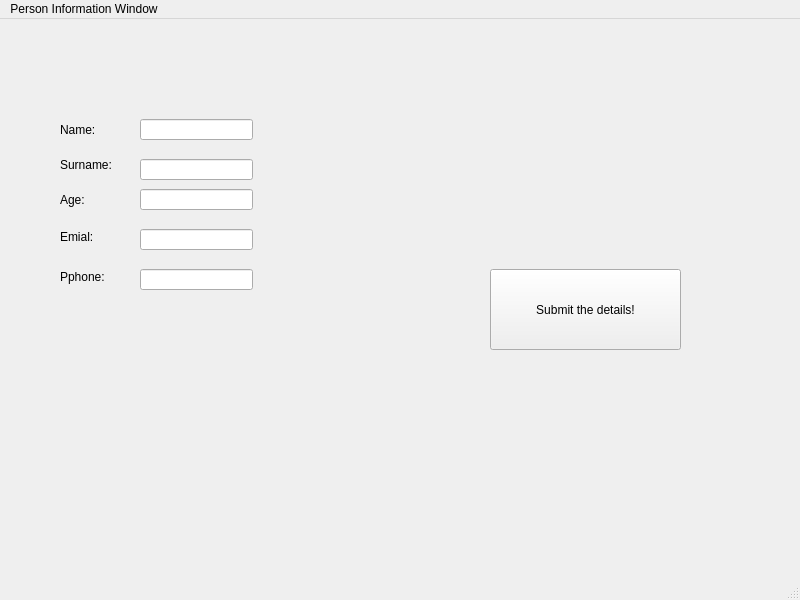
<?xml version="1.0" encoding="UTF-8"?>
<ui version="4.0">
 <class>MainWindow</class>
 <widget class="QMainWindow" name="MainWindow">
  <property name="geometry">
   <rect>
    <x>0</x>
    <y>0</y>
    <width>800</width>
    <height>600</height>
   </rect>
  </property>
  <property name="windowTitle">
   <string>MainWindow</string>
  </property>
  <widget class="QWidget" name="centralwidget">
   <widget class="QLabel" name="label">
    <property name="geometry">
     <rect>
      <x>60</x>
      <y>100</y>
      <width>81</width>
      <height>21</height>
     </rect>
    </property>
    <property name="text">
     <string>Name:</string>
    </property>
   </widget>
   <widget class="QLabel" name="label_2">
    <property name="geometry">
     <rect>
      <x>60</x>
      <y>130</y>
      <width>71</width>
      <height>31</height>
     </rect>
    </property>
    <property name="text">
     <string>Surname:</string>
    </property>
   </widget>
   <widget class="QLabel" name="label_3">
    <property name="geometry">
     <rect>
      <x>60</x>
      <y>170</y>
      <width>61</width>
      <height>21</height>
     </rect>
    </property>
    <property name="text">
     <string>Age:</string>
    </property>
   </widget>
   <widget class="QLabel" name="label_4">
    <property name="geometry">
     <rect>
      <x>60</x>
      <y>210</y>
      <width>61</width>
      <height>16</height>
     </rect>
    </property>
    <property name="text">
     <string>Emial:</string>
    </property>
   </widget>
   <widget class="QLabel" name="label_5">
    <property name="geometry">
     <rect>
      <x>60</x>
      <y>250</y>
      <width>58</width>
      <height>16</height>
     </rect>
    </property>
    <property name="text">
     <string>Pphone:</string>
    </property>
   </widget>
   <widget class="QLineEdit" name="lineEdit">
    <property name="geometry">
     <rect>
      <x>140</x>
      <y>100</y>
      <width>113</width>
      <height>21</height>
     </rect>
    </property>
   </widget>
   <widget class="QLineEdit" name="lineEdit_2">
    <property name="geometry">
     <rect>
      <x>140</x>
      <y>140</y>
      <width>113</width>
      <height>21</height>
     </rect>
    </property>
   </widget>
   <widget class="QLineEdit" name="lineEdit_3">
    <property name="geometry">
     <rect>
      <x>140</x>
      <y>170</y>
      <width>113</width>
      <height>21</height>
     </rect>
    </property>
   </widget>
   <widget class="QLineEdit" name="lineEdit_4">
    <property name="geometry">
     <rect>
      <x>140</x>
      <y>210</y>
      <width>113</width>
      <height>21</height>
     </rect>
    </property>
   </widget>
   <widget class="QLineEdit" name="lineEdit_5">
    <property name="geometry">
     <rect>
      <x>140</x>
      <y>250</y>
      <width>113</width>
      <height>21</height>
     </rect>
    </property>
   </widget>
   <widget class="QPushButton" name="pushButton">
    <property name="geometry">
     <rect>
      <x>490</x>
      <y>250</y>
      <width>191</width>
      <height>81</height>
     </rect>
    </property>
    <property name="text">
     <string>Submit the details!</string>
    </property>
   </widget>
  </widget>
  <widget class="QMenuBar" name="menubar">
   <property name="geometry">
    <rect>
     <x>0</x>
     <y>0</y>
     <width>800</width>
     <height>36</height>
    </rect>
   </property>
   <widget class="QMenu" name="menuPerson_Information_Window">
    <property name="title">
     <string>Person Information Window</string>
    </property>
   </widget>
   <addaction name="menuPerson_Information_Window"/>
  </widget>
  <widget class="QStatusBar" name="statusbar"/>
 </widget>
 <resources/>
 <connections/>
</ui>
